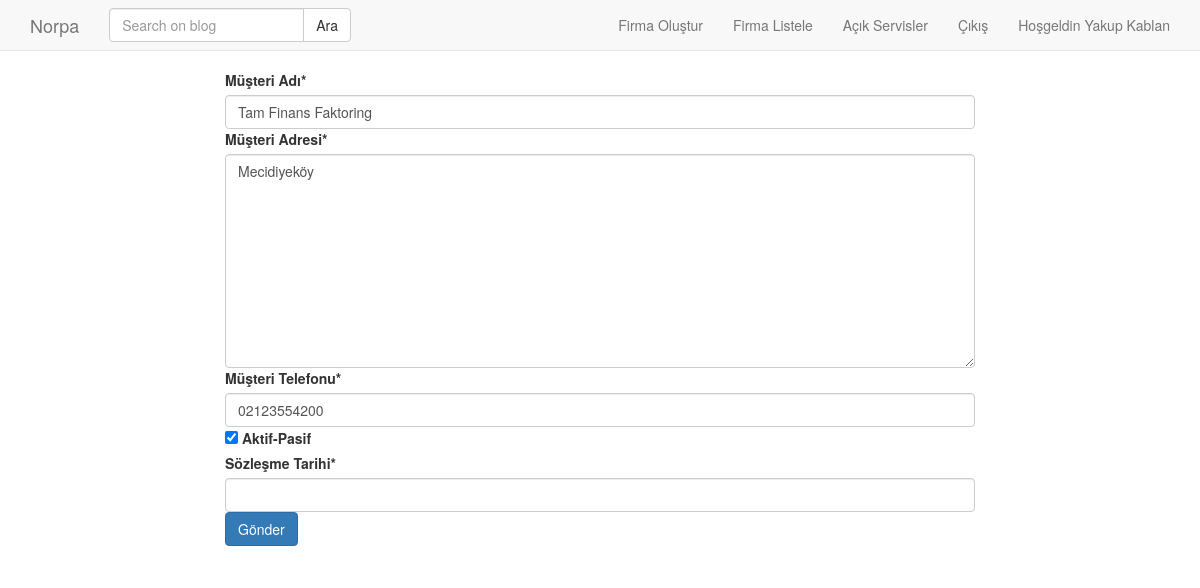
The page /customer/update/1 (signed in) on the database as committed earlier.
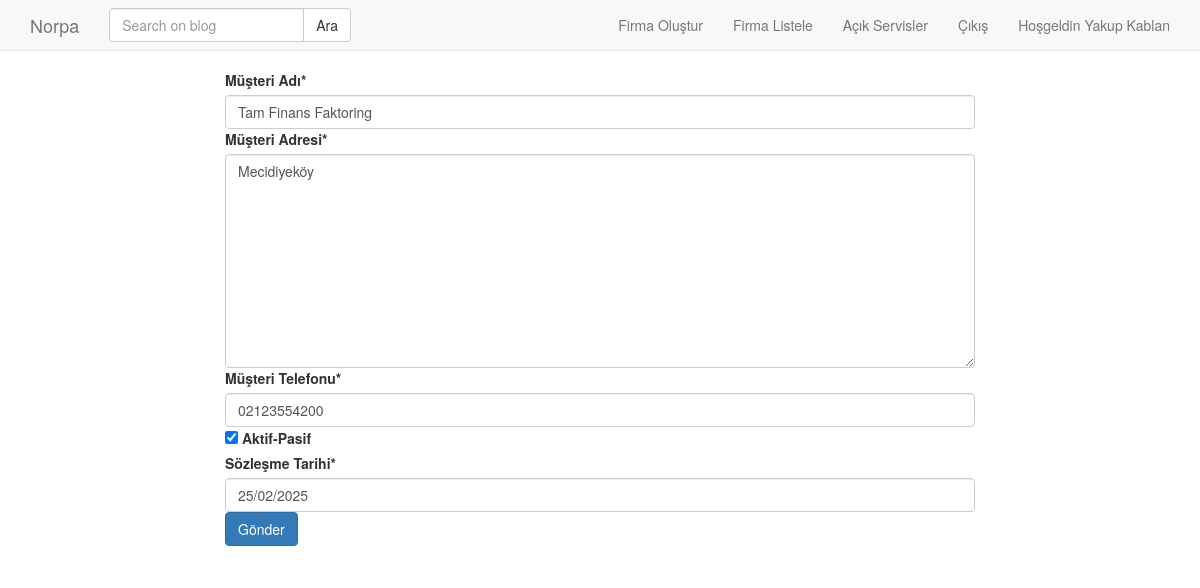
The same page on the database as committed later.
### customer/models.py (models this page shows, shortened)
class Customer(models.Model):
    name = models.CharField(max_length=200, verbose_name="Müşteri Adı")
    address = models.TextField(verbose_name="Müşteri Adresi")
    phone=models.CharField(max_length=50, verbose_name="Müşteri Telefonu")
    checked = models.BooleanField(default=True, verbose_name="Aktif-Pasif")
    contract = models.DateField(verbose_name="Sözleşme Tarihi", null=True)
    created_date=models.DateTimeField(auto_now_add=True)
    class Meta:
        ordering = ['-created_date']

### customer/views.py (the view)
# urls.py: path('update/<int:pk>', update, name='update'),
def update(request, pk):
    if request.user.is_staff == False:
        return redirect('/home/')
    customer = get_object_or_404(Customer, pk=pk)
    form = CustomerForm(request.POST or None, instance=customer)
    if form.is_valid():
        form.save()
        return HttpResponseRedirect(customer.get_absolute_url())
    context = {
        'form': form,
    }
    return render(request, 'customer/form.html', context)

### customer/form.py
class CustomerForm(forms.ModelForm):
    class Meta:
        model= Customer
        fields = ['name', 'address', 'phone', 'checked', 'contract']

### templates/customer/form.html (shortened to what this page needs)
{% extends 'base.html' %}
{% load crispy_forms_tags %}
{% block body %}
    <div class="container">
        <div class="row">
            <div class="col-md-8 col-md-offset-2">
                <form method="POST" enctype="multipart/form-data" autocomplete="off">
                    {{ form | crispy }}
                    <input type="submit" class="btn btn-primary" value="Gönder">
                </form>
            </div>
        </div>
    </div>
{% endblock %}

Rows that differ between the two databases and show on the page:
changed Customer "Tam Finans Faktoring": contract (not shown) → "25/02/2025"
